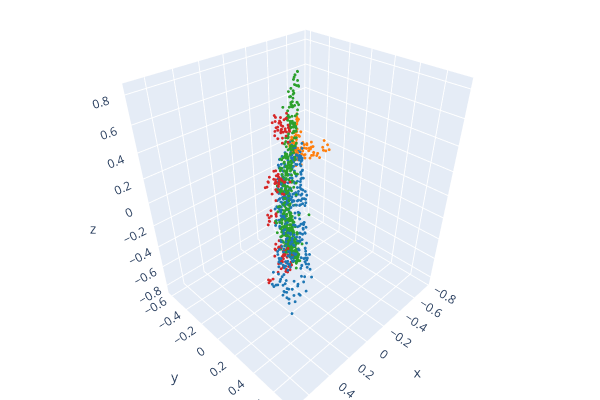

The cell this chart's notebook holds for it:
### Code cell
# visualize point cloud
import open3d as o3d

pcd = o3d.geometry.PointCloud()
pcd.points = o3d.utility.Vector3dVector(pts)
pcd.colors = o3d.utility.Vector3dVector(label2color(seg))
o3d.visualization.draw_plotly([pcd])

### Figure 1 — Plotly figure (JSON) as saved in the notebook; plotly's stock layout.template omitted (floating-point values rounded to 4 significant figures; data arrays with more than 128 entries replaced by an {"elided": "..."} marker saying what was removed)
{"data": [{"marker": {"color": {"elided": "1024x3 int values"}, "size": 1}, "mode": "markers", "type": "scatter3d", "x": {"elided": "1024 float values"}, "y": {"elided": "1024 float values"}, "z": {"elided": "1024 float values"}}], "layout": {"height": 400, "margin": {"b": 0, "l": 0, "r": 0, "t": 0}, "scene": {"camera": {"center": {"x": 0, "y": 0, "z": 0}, "up": {"x": 0, "y": 0, "z": 1}}}, "showlegend": false, "width": 600}}
